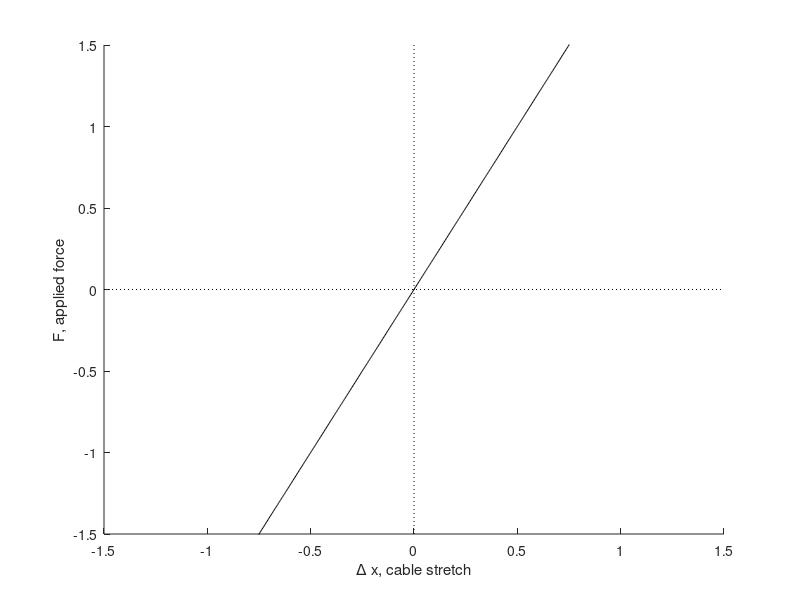
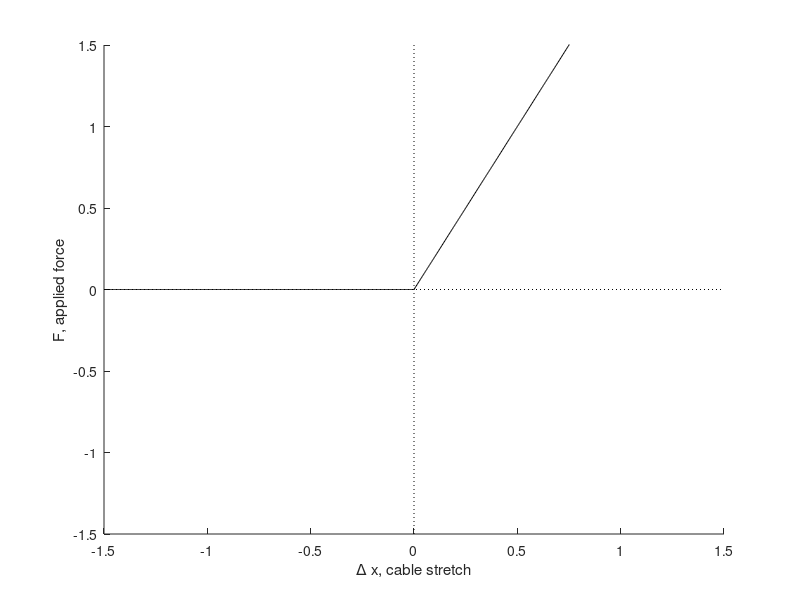
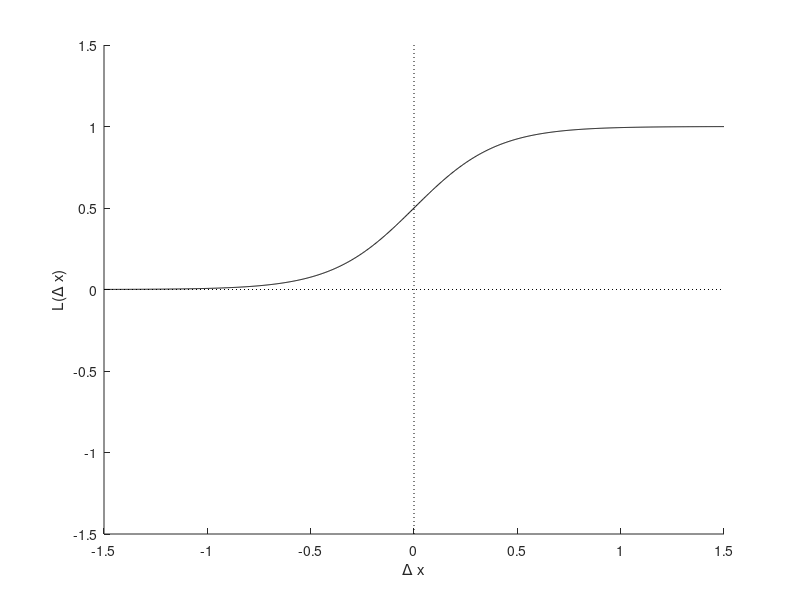
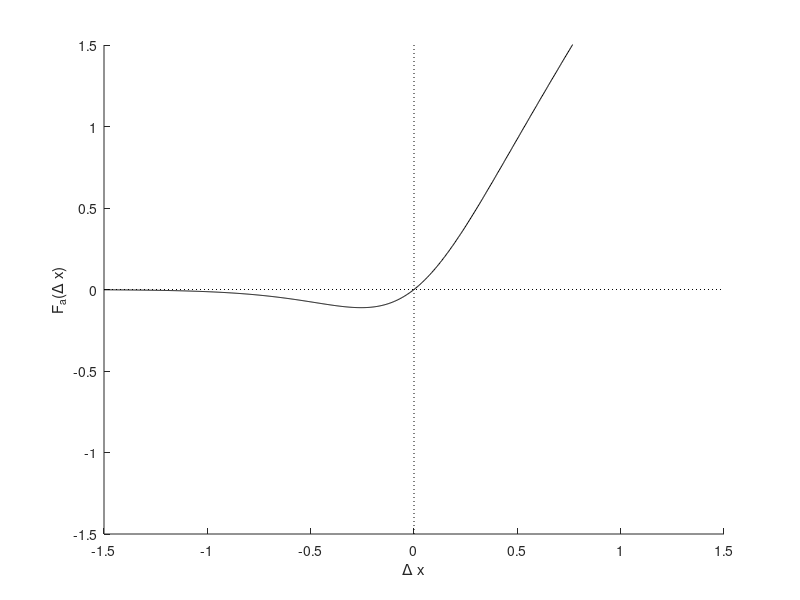

These charts were generated, in order, by the following MATLAB code:
% cable_slackness_plots.m
% Drew (Andrew P.) Sabelhaus
% Berkeley Emergent Space Tensegrities Lab (BEST)
% Copyright 2017

% This script produces the plots for a paper about a logistically-smoothed 
% cable slackness dynamics model for cable-driven robots.

% TO-DO: MAKE THESE PLOTS WITH DAMPING INCLUDED.
% Specifically, something like F = k (\Delta x) + c || \dot \Delta x ||

%% Setup.

% Clear out the workspace.
clear all;
close all;
clc;

% Declare some constants for the model.
% We'll work in N and cm.
% So, the spring constant is in N / cm:
k = 2;

% For all the plots, retain the same number of points.
num_pts = 1000;

% Let's go for some range in x.
xmin = -1.5;
xmax = 1.5;

% Add a line along the x-axis and y-axis.
% Adapted from: https://www.mathworks.com/matlabcentral/answers/97996-is-it-possible-to-add-x-and-y-axis-lines-to-a-plot-in-matlab
colorAxisLine = 'k';
linestyleAxisLine = ':';


%% Plot 1 and 1.5: F = k \delta x
% This plot shows the linear function F = k \delta x, 
% without the rectification.

% Calculate a set of points to plot.
dx = linspace(xmin, xmax, num_pts);

% Then, the applied force will be:
F = k*dx;
% ...a vector of size (num_pts)x1.

% Make a plot!
figure();
hold on;
% The plot limits in the F-direction should keep the plot square.
xlim([xmin, xmax]);
ylim([xmin, xmax]);
% Make the line thick and black.https://www.sharelatex.com/project/591c89f19af743d90acc8102
plot(dx, F,'k');


handle = gca;
% Plot the lines:
line( get(handle,'XLim'), [0 0], 'Color', colorAxisLine, 'LineStyle', linestyleAxisLine);
line( [0 0], get(handle, 'Ylim'), 'Color', colorAxisLine, 'LineStyle', linestyleAxisLine);

% Axis labels:
ylabel('F, applied force');
xlabel('\Delta x, cable stretch');

% Next, also plot the piecewise-continuous rectified function.
% Just zero out the less-than-zero terms:
F_rect = (F >= 0).*F;

% make the plot!
figure();
hold on;
% The plot limits in the F-direction should keep the plot square.
xlim([xmin, xmax]);
ylim([xmin, xmax]);
% Make the line thick and black.https://www.sharelatex.com/project/591c89f19af743d90acc8102
plot(dx, F_rect,'k');


handle = gca;
% Plot the lines:
line( get(handle,'XLim'), [0 0], 'Color', colorAxisLine, 'LineStyle', linestyleAxisLine);
line( [0 0], get(handle, 'Ylim'), 'Color', colorAxisLine, 'LineStyle', linestyleAxisLine);

% Axis labels:
ylabel('F, applied force');
xlabel('\Delta x, cable stretch');

%% Plot 2: Logistic function
% This plot will show one logistic function, for reference.

% For the logistic barrier function, declare two constants that control
% its form and location.
% See below for more information about what these are and what they do.
% Take a look at the Wikipedia page about analytic approximations to 
% the step function:
% https://en.wikipedia.org/wiki/Heaviside_step_function#Analytic_approximations
logistic_k = 5;
logistic_x0 = 0;

% The logistic function in dx looks like
% f(x) = 1 / (1 + exp( -k*(x-x0)))

% To-do: do we need pointwise multiplication here?
logistic_func = 1 ./ (1 + exp(-logistic_k*(dx - logistic_x0)));

% Plot this on a new graph.
figure();
hold on;
% The plot limits in the F-direction should keep the plot square.
xlim([xmin, xmax]);
ylim([xmin, xmax]);

% Plot the logistic.
plot(dx, logistic_func, 'k');

handle = gca;
% Plot the lines:
line( get(handle,'XLim'), [0 0], 'Color', colorAxisLine, 'LineStyle', linestyleAxisLine);
line( [0 0], get(handle, 'Ylim'), 'Color', colorAxisLine, 'LineStyle', linestyleAxisLine);

% Axis labels:
ylabel('L(\Delta x)');
xlabel('\Delta x');

%% Plot 3: Cable force multiplied by logisitic function

% Given that the previous two sections were run, we can calculate the total force of
% the logistically-smoothed cable at a point:

smoothed_F = F.*logistic_func;

% note that this is a pointwise multiplication of two (column?) vectors.

% Plot this on a new graph.
figure();
hold on;
% The plot limits in the F-direction should keep the plot square.
xlim([xmin, xmax]);
ylim([xmin, xmax]);

% Plot the smoothed force.
plot(dx, smoothed_F, 'k');

handle = gca;
% Plot the lines:
line( get(handle,'XLim'), [0 0], 'Color', colorAxisLine, 'LineStyle', linestyleAxisLine);
line( [0 0], get(handle, 'Ylim'), 'Color', colorAxisLine, 'LineStyle', linestyleAxisLine);

% Axis labels:
ylabel('F_a(\Delta x)');
xlabel('\Delta x');

%% Plot 4: comparison of piecewise function and logistically smoothed function

% Plot this on a new graph.
figure();
hold on;
% The plot limits in the F-direction should keep the plot square.
xlim([xmin, xmax]);
ylim([xmin, xmax]);

handle = gca;
% Plot the lines:
line( get(handle,'XLim'), [0 0], 'Color', colorAxisLine, 'LineStyle', linestyleAxisLine);
line( [0 0], get(handle, 'Ylim'), 'Color', colorAxisLine, 'LineStyle', linestyleAxisLine);

% Rectified force: plot in red
plot(dx, F_rect, 'r', 'LineWidth', 3);
% Smoothed force: blue
plot(dx, smoothed_F, 'b', 'LineWidth', 3);



% Axis labels:
ylabel('F_a(\Delta x)', 'FontSize',14);
xlabel('\Delta x','FontSize',14);

title('Cable Dynamics: Piecewise vs. Smooth');










